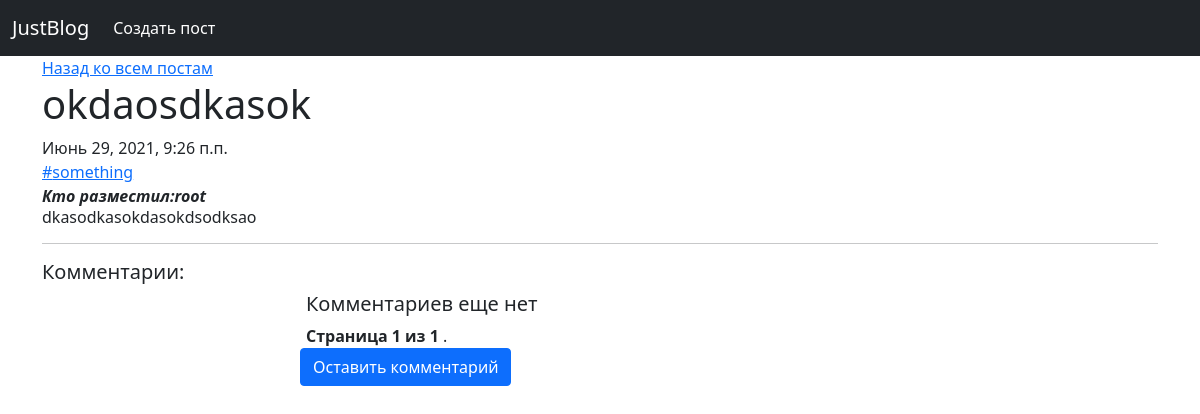
The app's page /post/1, older data.
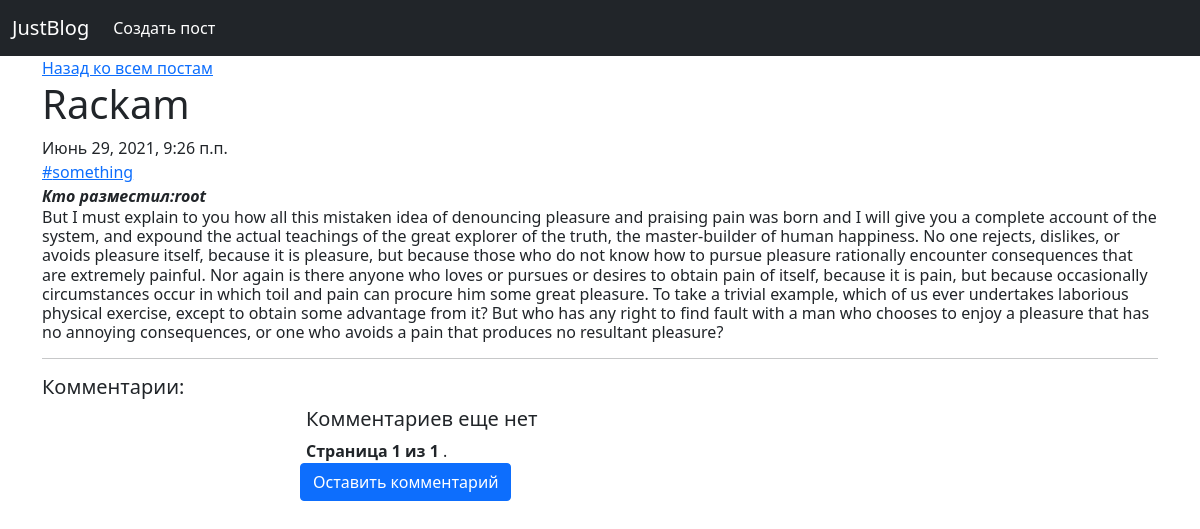
The same page, newer data.
### blog/models.py (models this page shows, shortened)
class Post(models.Model):
    title = models.CharField(max_length=255)
    post_text = models.TextField()
    created = models.DateTimeField(auto_now_add=True)
    author = models.ForeignKey(User, on_delete=models.CASCADE)
    tags = models.ManyToManyField('blog.Tag')

### blog/views.py (the view)
# urls.py: path('post/<int:pk>', PostDetails.as_view(), name='post'),
class PostDetails(DetailView):
    template_name = 'post_details.html'
    model = Post
    def get_context_data(self, **kwargs):
        context = super().get_context_data(**kwargs)
        post_comments = Comment.objects.filter(post=self.object.id)
        paginator = Paginator(post_comments, 5)
        page = self.request.GET.get('page')
        context['comments'] = paginator.get_page(page)
        return context

### templates/post_details.html (shortened to what this page needs)
{% load crispy_forms_tags %}
{% load bootstrap4 %}
<html>
<head>
    <link href="https://cdn.jsdelivr.net/npm/bootstrap@5.0.2/dist/css/bootstrap.min.css" rel="stylesheet">
</head>
    <body>
        <nav class="navbar navbar-expand-lg navbar-dark bg-dark">
          <div class="container-fluid">
            <a class="navbar-brand" href="/">JustBlog</a>
            <div class="collapse navbar-collapse" id="navbarSupportedContent">
              <ul class="navbar-nav me-auto mb-2 mb-lg-0">
                <li class="nav-item">
                  <a class="nav-link active" aria-current="page" href="/create_post/">Создать пост</a>
                </li>
              </ul>
            </div>
          </div>
        </nav>
        <div class="container">
        <a href="/">Назад ко всем постам</a>
            <h1>{{ post.title }}</h1>
            <span>{{ post.created }}</span><br>
            {% for tag in post.tags.all %}
                <a href="/tag/{{ tag.id }}">#{{ tag.name }}</a><br>
            {% endfor %}
            <i><b>Кто разместил:{{ post.author.username }}</b></i>
            <h6>{{ post.post_text }}</h6>
            <hr>
            <h5>Комментарии:</h5>
        </div>
            <div class="row">
                <div class="col-md-3"></div>
                <div class="col-md-8">
                    {% for comment in comments %}
                        <b>{{ comment.user }}</b><br>
                        {{ comment.created }}<br>
                        <h4>{{ comment.text }}</h4>
                    {% empty %}
                        <h5>Комментариев еще нет</h5>
                    {% endfor %}
                        <div class="pagination">
                            <span class="step-links">
                            <span class="current">
                                <b>Страница {{ comments.number }} из {{ comments.paginator.num_pages }} </b>.
                            </span>
                            </span>
                        </div>
                </div>
                <div class="row">
                <div class="col-md-3"></div>
                <div class="col-md-6">
                    <a href="{% url 'comment' post.pk %}" class="btn btn-primary">Оставить комментарий</a>
                </div>
                <div class="col-md-3"></div>
            </div>
            </div>
    </body>
</html>

Row changes from the older to the newer data that the page shows:
changed Post "root": title "okdaosdkasok" → "Rackam"; post_text "dkasodkasokdasokdsodksao" → "But I must explain to you how all this mistaken idea of denouncing pleasure and praising pain was born and I will give you a complete account of the system, and expound the actual teachings of the great explorer of the truth, the master-builder of human happiness. No one rejects, dislikes, or avoids pleasure itself, because it is pleasure, but because those who do not know how to pursue pleasure rationally encounter consequences that are extremely painful. Nor again is there anyone who loves or pursues or desires to obtain pain of itself, because it is pain, but because occasionally circumstances occur in which toil and pain can procure him some great pleasure. To take a trivial example,…"
